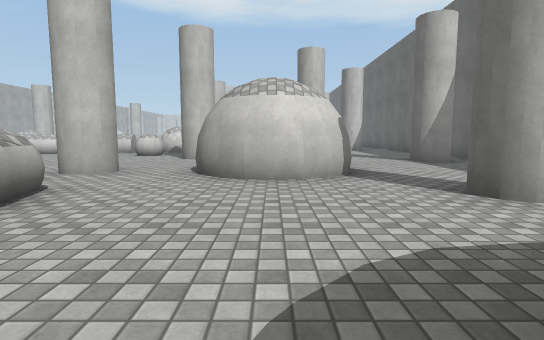
view 1 (above)

24 first-person views from a walk through a 3-D level made in the Unity game engine. The camera is 1.2 m above the floor, tilts 6° down and sees 80° across. The floor is counted in squares, 2 m on a side. Each view is taken from the middle of a square. On the plan, view 1 faces up. The plan holds only what a view shows up to about 10 squares ahead; the rest is blank. The place goes on beyond the plan. The player is left out. Surface patterns are stand-ins for the level's own textures.

view 2
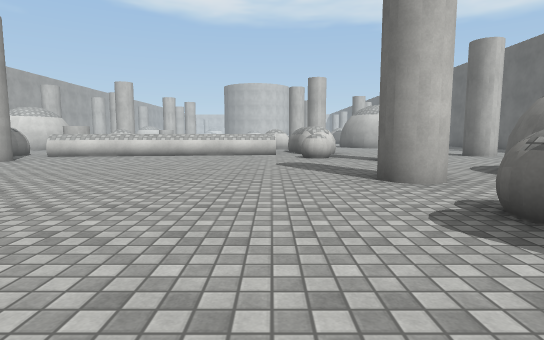

view 3
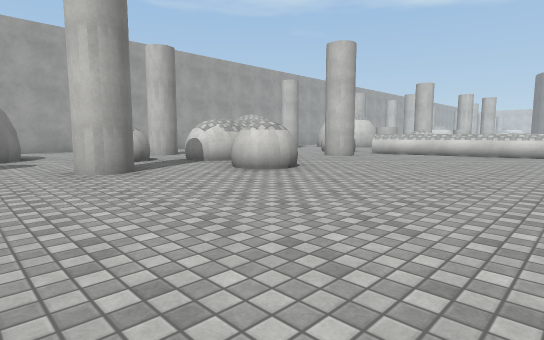

view 4
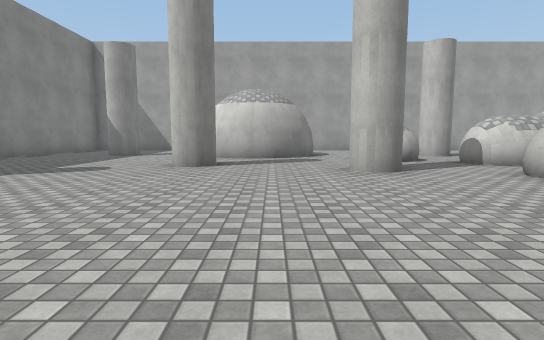

view 5
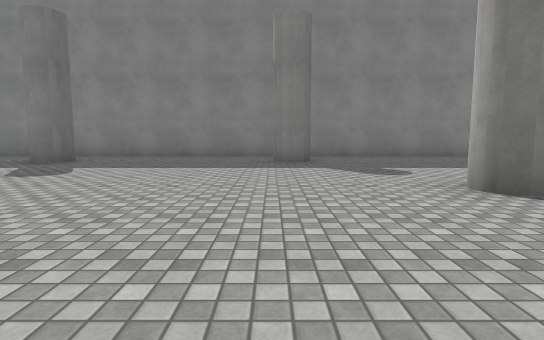

view 6
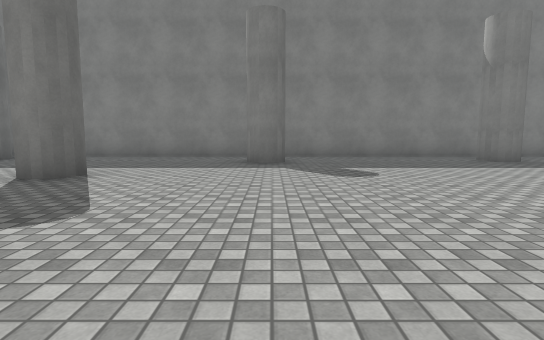

view 7
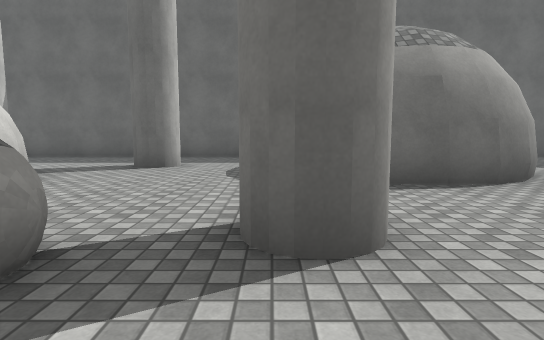

view 8
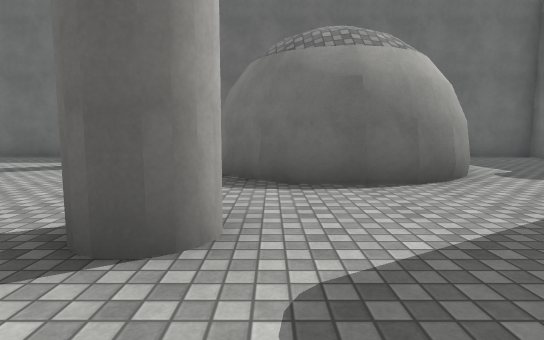

view 9
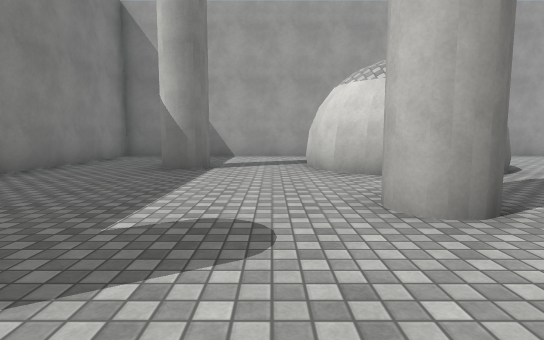

view 10
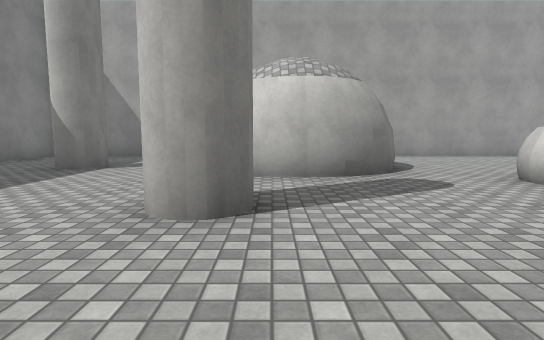

view 11
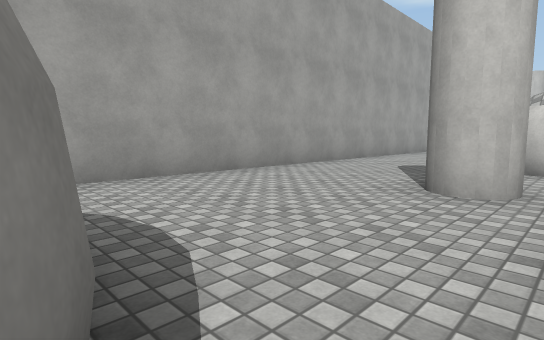

view 12
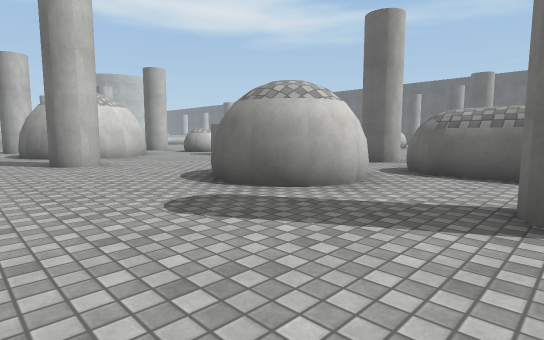

view 13
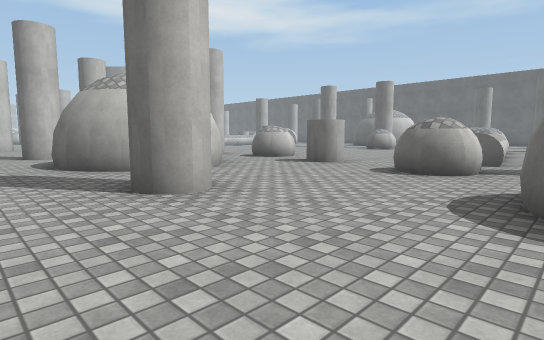

view 14
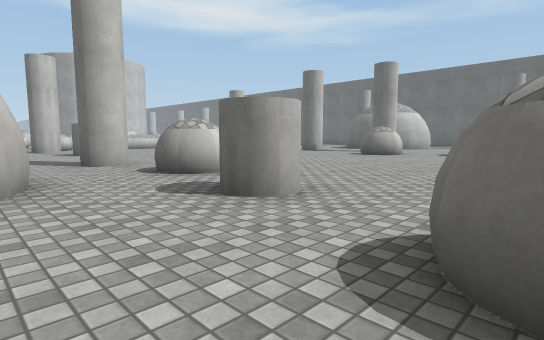

view 15
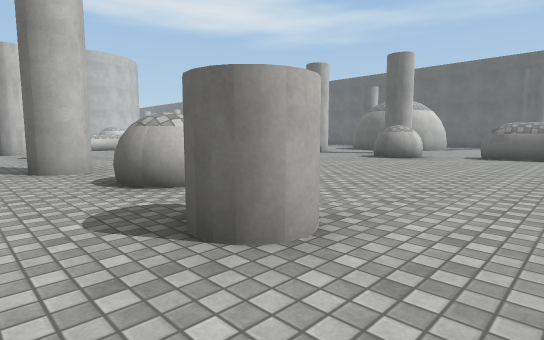

view 16
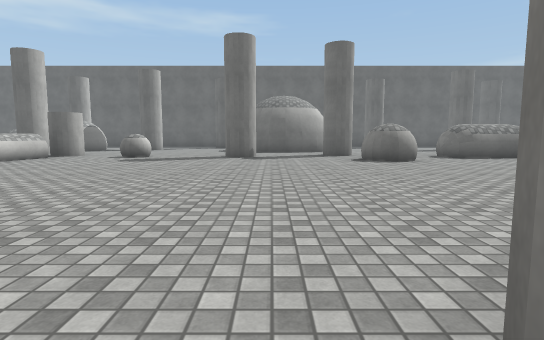

view 17
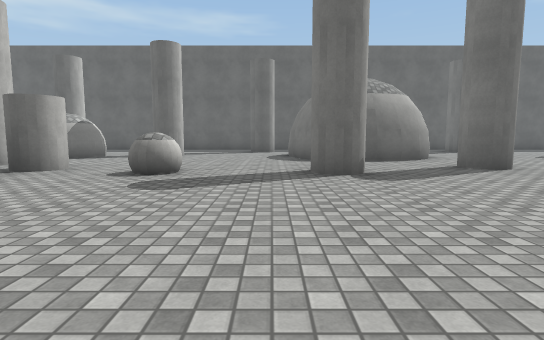

view 18
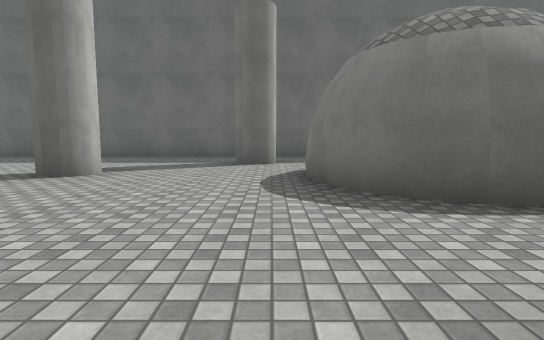

view 19
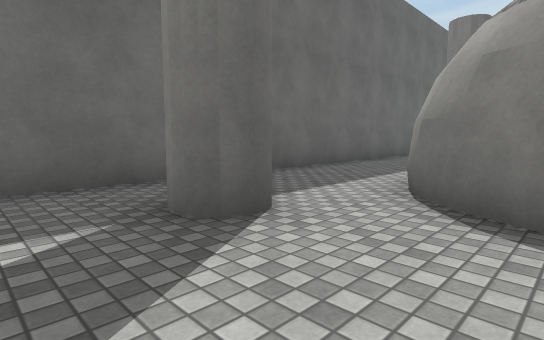

view 20
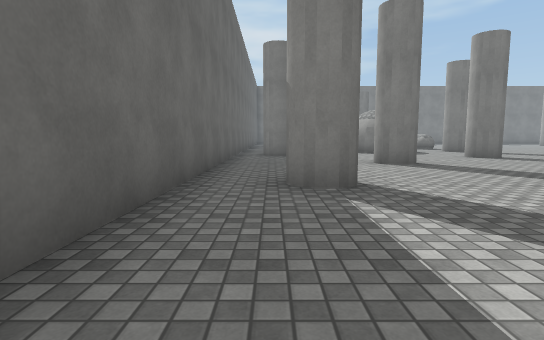

view 21
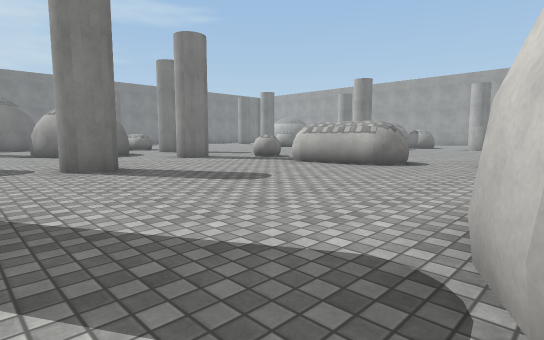

view 22
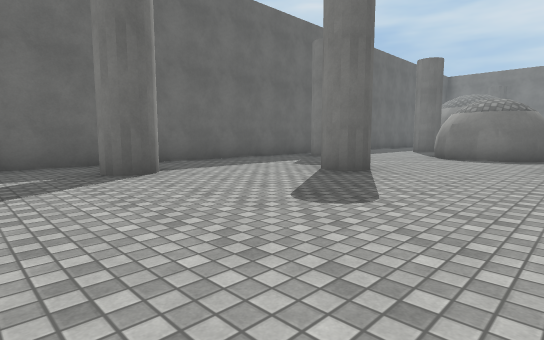

view 23
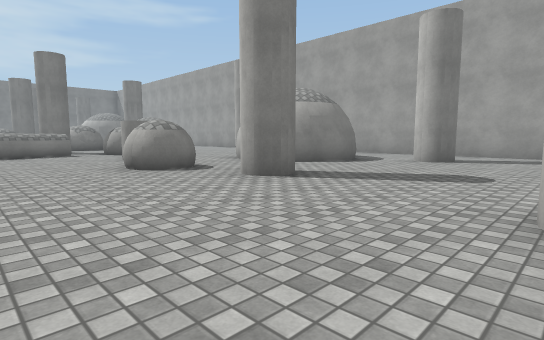

view 24
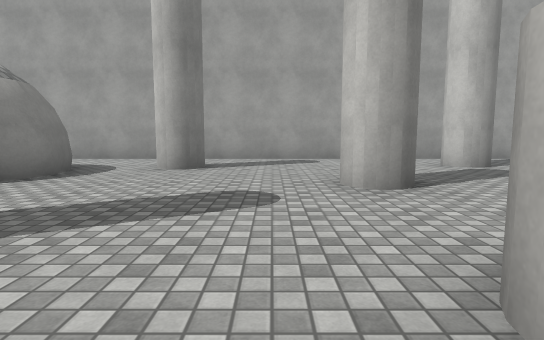

### Floor plan
Key: @ floor where view 1 was taken; # wall or solid block; . floor; ^ raised ledge; O other object.
Columns run from 20 left of view 1 to 6 right of it. Each row starts with its distance up from view 1.
 25 #.#..  ##     .^.O........#
 24 # .... .     ........#....#
 23 #.  ....   .....^.........#
 22 #....#..O.................#
 21 #......................#..#
 20 #...............#...###...#
 19 #..#...............## #...#
 18 #......#...........## #...#
 17 #..###...........#..###...#
 16 #..###..#......#..........#
 15   .###....................#
 14  ......OO.......#......#..#
 13  ...............##........#
 12  ...........    ##........#
 11 #......#.^^^^^^......#....#
 10 #...............^.........#
  9 #...##  #.........#.......#
  8 #...##..................#.#
  7 #......#............#.....#
  6 #.....## ..........###....#
  5 #...#. #.#.........###....#
  4 #........#................#
  3 #.....#..........O........#
  2 #.......#........O........#
  1     #.............#...#
  0     ##..............@##
 -1     ##..............##
 -2 #..##..#............##
 -3 #.................#..#
 -4 #.......................
 -5 #...#....................
 -6 #..............#......#...#
 -7 #....................   ..#
 -8 #######################  ##

Where each view was taken, in squares from view 1:
view 1: 0 up, 0 right, facing up
view 2: 1 up, 5 left, facing up
view 3: 0 up, 6 left, facing up-left
view 4: 0 up, 6 left, facing left
view 5: 2 up, 10 left, facing down
view 6: 2 up, 5 left, facing down
view 7: 1 up, 4 left, facing right
view 8: 0 up, 4 left, facing right
view 9: 3 down, 10 left, facing left
view 10: 1 down, 10 left, facing left
view 11: 1 up, 15 left, facing up-left
view 12: 5 up, 19 left, facing up-right
view 13: 9 up, 19 left, facing up-right
view 14: 11 up, 15 left, facing up-right
view 15: 12 up, 14 left, facing up-right
view 16: 19 up, 13 left, facing right
view 17: 21 up, 9 left, facing right
view 18: 21 up, 4 left, facing right
view 19: 23 up, 1 right, facing down-right
view 20: 18 up, 4 right, facing down
view 21: 17 up, 3 right, facing down-left
view 22: 16 up, 2 left, facing down-right
view 23: 22 up, 9 left, facing down-left
view 24: 21 up, 11 left, facing left
